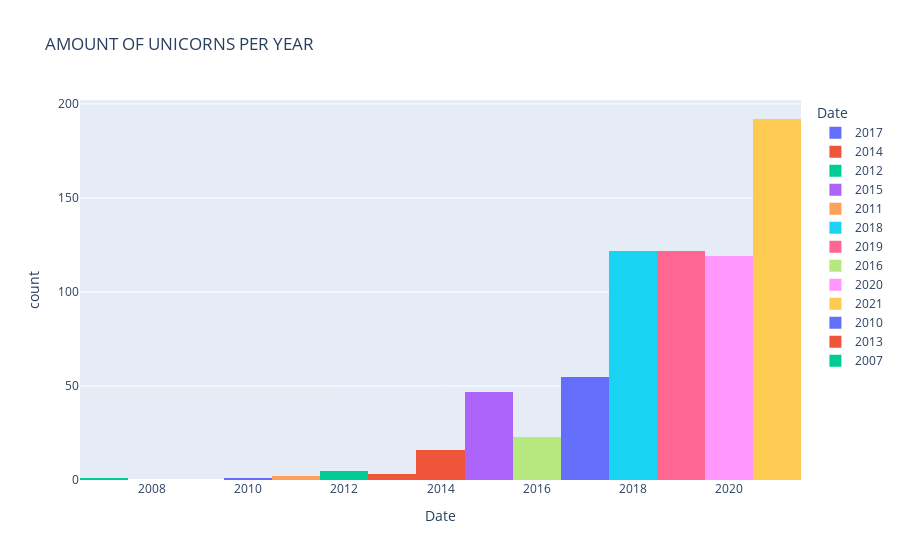

The notebook cell saved with this chart:
### Code cell
ttone.show()

### Figure 1 — Plotly figure (JSON) as saved in the notebook; plotly's stock layout.template omitted (floating-point values rounded to 4 significant figures; data arrays with more than 128 entries replaced by an {"elided": "..."} marker saying what was removed)
{"data": [{"alignmentgroup": "True", "bingroup": "x", "hovertemplate": "Date=%{x}<br>count=%{y}<extra></extra>", "legendgroup": "2017", "marker": {"color": "#636efa", "pattern": {"shape": ""}}, "name": "2017", "offsetgroup": "2017", "orientation": "v", "showlegend": true, "type": "histogram", "x": [2017, 2017, 2017, 2017, 2017, 2017, 2017, 2017, 2017, 2017, 2017, 2017, 2017, 2017, 2017, 2017, 2017, 2017, 2017, 2017, 2017, 2017, 2017, 2017, 2017, 2017, 2017, 2017, 2017, 2017, 2017, 2017, 2017, 2017, 2017, 2017, 2017, 2017, 2017, 2017, 2017, 2017, 2017, 2017, 2017, 2017, 2017, 2017, 2017, 2017, 2017, 2017, 2017, 2017, 2017], "xaxis": "x", "yaxis": "y"}, {"alignmentgroup": "True", "bingroup": "x", "hovertemplate": "Date=%{x}<br>count=%{y}<extra></extra>", "legendgroup": "2014", "marker": {"color": "#EF553B", "pattern": {"shape": ""}}, "name": "2014", "offsetgroup": "2014", "orientation": "v", "showlegend": true, "type": "histogram", "x": [2014, 2014, 2014, 2014, 2014, 2014, 2014, 2014, 2014, 2014, 2014, 2014, 2014, 2014, 2014, 2014], "xaxis": "x", "yaxis": "y"}, {"alignmentgroup": "True", "bingroup": "x", "hovertemplate": "Date=%{x}<br>count=%{y}<extra></extra>", "legendgroup": "2012", "marker": {"color": "#00cc96", "pattern": {"shape": ""}}, "name": "2012", "offsetgroup": "2012", "orientation": "v", "showlegend": true, "type": "histogram", "x": [2012, 2012, 2012, 2012, 2012], "xaxis": "x", "yaxis": "y"}, {"alignmentgroup": "True", "bingroup": "x", "hovertemplate": "Date=%{x}<br>count=%{y}<extra></extra>", "legendgroup": "2015", "marker": {"color": "#ab63fa", "pattern": {"shape": ""}}, "name": "2015", "offsetgroup": "2015", "orientation": "v", "showlegend": true, "type": "histogram", "x": [2015, 2015, 2015, 2015, 2015, 2015, 2015, 2015, 2015, 2015, 2015, 2015, 2015, 2015, 2015, 2015, 2015, 2015, 2015, 2015, 2015, 2015, 2015, 2015, 2015, 2015, 2015, 2015, 2015, 2015, 2015, 2015, 2015, 2015, 2015, 2015, 2015, 2015, 2015, 2015, 2015, 2015, 2015, 2015, 2015, 2015, 2015], "xaxis": "x", "yaxis": "y"}, {"alignmentgroup": "True", "bingroup": "x", "hovertemplate": "Date=%{x}<br>count=%{y}<extra></extra>", "legendgroup": "2011", "marker": {"color": "#FFA15A", "pattern": {"shape": ""}}, "name": "2011", "offsetgroup": "2011", "orientation": "v", "showlegend": true, "type": "histogram", "x": [2011, 2011], "xaxis": "x", "yaxis": "y"}, {"alignmentgroup": "True", "bingroup": "x", "hovertemplate": "Date=%{x}<br>count=%{y}<extra></extra>", "legendgroup": "2018", "marker": {"color": "#19d3f3", "pattern": {"shape": ""}}, "name": "2018", "offsetgroup": "2018", "orientation": "v", "showlegend": true, "type": "histogram", "x": [2018, 2018, 2018, 2018, 2018, 2018, 2018, 2018, 2018, 2018, 2018, 2018, 2018, 2018, 2018, 2018, 2018, 2018, 2018, 2018, 2018, 2018, 2018, 2018, 2018, 2018, 2018, 2018, 2018, 2018, 2018, 2018, 2018, 2018, 2018, 2018, 2018, 2018, 2018, 2018, 2018, 2018, 2018, 2018, 2018, 2018, 2018, 2018, 2018, 2018, 2018, 2018, 2018, 2018, 2018, 2018, 2018, 2018, 2018, 2018, 2018, 2018, 2018, 2018, 2018, 2018, 2018, 2018, 2018, 2018, 2018, 2018, 2018, 2018, 2018, 2018, 2018, 2018, 2018, 2018, 2018, 2018, 2018, 2018, 2018, 2018, 2018, 2018, 2018, 2018, 2018, 2018, 2018, 2018, 2018, 2018, 2018, 2018, 2018, 2018, 2018, 2018, 2018, 2018, 2018, 2018, 2018, 2018, 2018, 2018, 2018, 2018, 2018, 2018, 2018, 2018, 2018, 2018, 2018, 2018, 2018, 2018], "xaxis": "x", "yaxis": "y"}, {"alignmentgroup": "True", "bingroup": "x", "hovertemplate": "Date=%{x}<br>count=%{y}<extra></extra>", "legendgroup": "2019", "marker": {"color": "#FF6692", "pattern": {"shape": ""}}, "name": "2019", "offsetgroup": "2019", "orientation": "v", "showlegend": true, "type": "histogram", "x": [2019, 2019, 2019, 2019, 2019, 2019, 2019, 2019, 2019, 2019, 2019, 2019, 2019, 2019, 2019, 2019, 2019, 2019, 2019, 2019, 2019, 2019, 2019, 2019, 2019, 2019, 2019, 2019, 2019, 2019, 2019, 2019, 2019, 2019, 2019, 2019, 2019, 2019, 2019, 2019, 2019, 2019, 2019, 2019, 2019, 2019, 2019, 2019, 2019, 2019, 2019, 2019, 2019, 2019, 2019, 2019, 2019, 2019, 2019, 2019, 2019, 2019, 2019, 2019, 2019, 2019, 2019, 2019, 2019, 2019, 2019, 2019, 2019, 2019, 2019, 2019, 2019, 2019, 2019, 2019, 2019, 2019, 2019, 2019, 2019, 2019, 2019, 2019, 2019, 2019, 2019, 2019, 2019, 2019, 2019, 2019, 2019, 2019, 2019, 2019, 2019, 2019, 2019, 2019, 2019, 2019, 2019, 2019, 2019, 2019, 2019, 2019, 2019, 2019, 2019, 2019, 2019, 2019, 2019, 2019, 2019, 2019], "xaxis": "x", "yaxis": "y"}, {"alignmentgroup": "True", "bingroup": "x", "hovertemplate": "Date=%{x}<br>count=%{y}<extra></extra>", "legendgroup": "2016", "marker": {"color": "#B6E880", "pattern": {"shape": ""}}, "name": "2016", "offsetgroup": "2016", "orientation": "v", "showlegend": true, "type": "histogram", "x": [2016, 2016, 2016, 2016, 2016, 2016, 2016, 2016, 2016, 2016, 2016, 2016, 2016, 2016, 2016, 2016, 2016, 2016, 2016, 2016, 2016, 2016, 2016], "xaxis": "x", "yaxis": "y"}, {"alignmentgroup": "True", "bingroup": "x", "hovertemplate": "Date=%{x}<br>count=%{y}<extra></extra>", "legendgroup": "2020", "marker": {"color": "#FF97FF", "pattern": {"shape": ""}}, "name": "2020", "offsetgroup": "2020", "orientation": "v", "showlegend": true, "type": "histogram", "x": [2020, 2020, 2020, 2020, 2020, 2020, 2020, 2020, 2020, 2020, 2020, 2020, 2020, 2020, 2020, 2020, 2020, 2020, 2020, 2020, 2020, 2020, 2020, 2020, 2020, 2020, 2020, 2020, 2020, 2020, 2020, 2020, 2020, 2020, 2020, 2020, 2020, 2020, 2020, 2020, 2020, 2020, 2020, 2020, 2020, 2020, 2020, 2020, 2020, 2020, 2020, 2020, 2020, 2020, 2020, 2020, 2020, 2020, 2020, 2020, 2020, 2020, 2020, 2020, 2020, 2020, 2020, 2020, 2020, 2020, 2020, 2020, 2020, 2020, 2020, 2020, 2020, 2020, 2020, 2020, 2020, 2020, 2020, 2020, 2020, 2020, 2020, 2020, 2020, 2020, 2020, 2020, 2020, 2020, 2020, 2020, 2020, 2020, 2020, 2020, 2020, 2020, 2020, 2020, 2020, 2020, 2020, 2020, 2020, 2020, 2020, 2020, 2020, 2020, 2020, 2020, 2020, 2020, 2020], "xaxis": "x", "yaxis": "y"}, {"alignmentgroup": "True", "bingroup": "x", "hovertemplate": "Date=%{x}<br>count=%{y}<extra></extra>", "legendgroup": "2021", "marker": {"color": "#FECB52", "pattern": {"shape": ""}}, "name": "2021", "offsetgroup": "2021", "orientation": "v", "showlegend": true, "type": "histogram", "x": {"elided": "192 int values"}, "xaxis": "x", "yaxis": "y"}, {"alignmentgroup": "True", "bingroup": "x", "hovertemplate": "Date=%{x}<br>count=%{y}<extra></extra>", "legendgroup": "2010", "marker": {"color": "#636efa", "pattern": {"shape": ""}}, "name": "2010", "offsetgroup": "2010", "orientation": "v", "showlegend": true, "type": "histogram", "x": [2010], "xaxis": "x", "yaxis": "y"}, {"alignmentgroup": "True", "bingroup": "x", "hovertemplate": "Date=%{x}<br>count=%{y}<extra></extra>", "legendgroup": "2013", "marker": {"color": "#EF553B", "pattern": {"shape": ""}}, "name": "2013", "offsetgroup": "2013", "orientation": "v", "showlegend": true, "type": "histogram", "x": [2013, 2013, 2013], "xaxis": "x", "yaxis": "y"}, {"alignmentgroup": "True", "bingroup": "x", "hovertemplate": "Date=%{x}<br>count=%{y}<extra></extra>", "legendgroup": "2007", "marker": {"color": "#00cc96", "pattern": {"shape": ""}}, "name": "2007", "offsetgroup": "2007", "orientation": "v", "showlegend": true, "type": "histogram", "x": [2007], "xaxis": "x", "yaxis": "y"}], "layout": {"barmode": "relative", "legend": {"title": {"text": "Date"}, "tracegroupgap": 0}, "title": {"text": "AMOUNT OF UNICORNS PER YEAR"}, "xaxis": {"anchor": "y", "categoryarray": [2017, 2014, 2012, 2015, 2011, 2018, 2019, 2016, 2020, 2021, 2010, 2013, 2007], "categoryorder": "array", "domain": [0, 1], "title": {"text": "Date"}}, "yaxis": {"anchor": "x", "domain": [0, 1], "title": {"text": "count"}}}}
